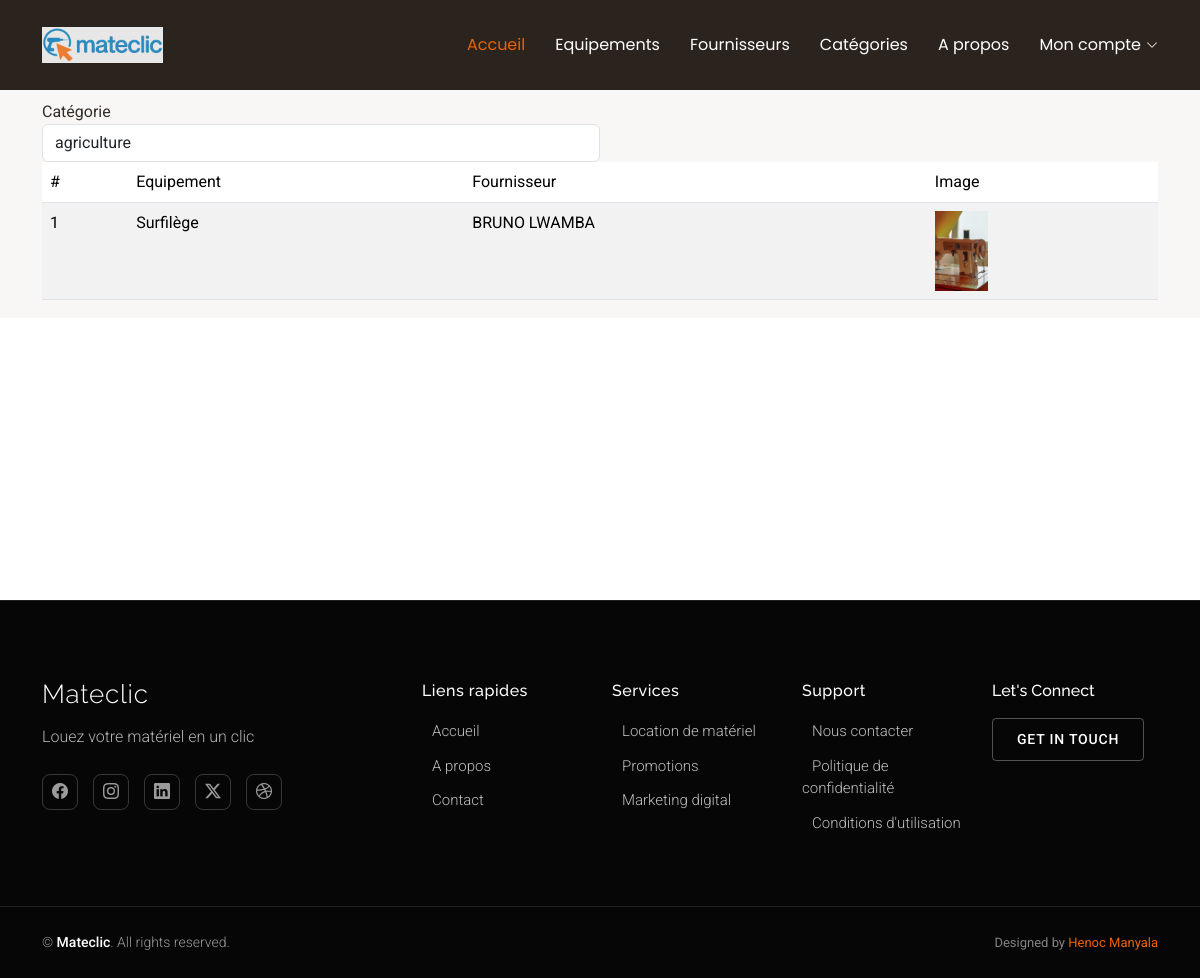
The app's page /adminmodule/categories/2/equipments/ (signed in) with its own data.
### public/models.py (models this page shows, shortened)
class Equipment(models.Model):
    class Frequencies(models.TextChoices):
        H = "hour"
        D = "day"
        M = "month"
    class Currencies(models.TextChoices):
        USD = "Dollar"
        CDF = "Franc Congolais"
    name = models.fields.CharField(max_length=None)
    description = models.fields.CharField(max_length=None,null=True)
    location = models.fields.CharField(max_length=None,null=True)
    category = models.ForeignKey(Category,null=True,on_delete=models.SET_NULL)
    owner = models.ForeignKey(CustomUser,null=True,on_delete=models.CASCADE)
    pricingFrequency = models.fields.CharField(choices=Frequencies.choices)
    price = models.fields.DecimalField(null=True,max_digits=100,decimal_places=2)
    currency = models.fields.CharField(choices=Currencies.choices)
    image = models.FileField(upload_to='equipments/',null=True)
    createdAt = models.DateTimeField(auto_now=True)

class CustomUser(AbstractBaseUser, PermissionsMixin):
    class Roles(models.TextChoices):
        Fournisseur = "provider"
        Client = "customer"
    email = models.EmailField(unique=True)
    first_name = models.CharField(max_length=30, blank=True)
    last_name = models.CharField(max_length=30, blank=True)
    is_active = models.BooleanField(default=True)
    is_staff = models.BooleanField(default=False)
    role = models.fields.CharField(choices=Roles.choices,null=True)
    companyName = models.fields.CharField(max_length=100,null=True)
    summary = models.fields.CharField(max_length=100,null=True)
    logo = models.FileField(upload_to='providers/',null=True)
    email = models.fields.CharField(max_length=100,unique=True)
    password = models.fields.CharField(max_length=1000)
    countryCode = models.fields.IntegerField(default=243)
    phone = models.fields.CharField(max_length=20,null=True)
    confirmationCode = models.fields.IntegerField(null=True)
    confirmed = models.fields.BooleanField(default=False)
    createdAt = models.DateTimeField(auto_now=True)
    confirmedAt = models.DateTimeField(null=True)
    objects = CustomUserManager()
    USERNAME_FIELD = 'email'
    REQUIRED_FIELDS = [] # No username required if email is the USERNAME_FIELD

### adminmodule/decorators.py (the view)
    def wrapper_func(request,*args,**kwargs):
        if(not request.user.is_staff):
            return HttpResponse("you are not authorized to access this page")
        return  view_func(request,*args,**kwargs)

### adminmodule/views.py (called while the page is built)
@admin_only
def admin_category_equipments(request,category_id):
    categoriesList = Category.objects.all().order_by('name')
    if(not category_id == "all"):
        try:
            category = Category.objects.get(id=category_id)
            equipmentsList = Equipment.objects.filter(category=category)
        except Exception as e:
            print('Il y a une exception')
    else:
        equipmentsList = Equipment.objects.all().order_by('name')
    return render(request,'adminmodule/admin-category-equipments.html',{"categoriesList":categoriesList,"equipmentsList":equipmentsList,"categoryId":category_id})

### adminmodule/templates/adminmodule/admin-category-equipments.html (shortened to what this page needs)
{% extends 'adminmodule/base.html' %}
{% load static %}
    {% block content %}
   <section id="services" class="services section light-background">
      <div class="container" data-aos="fade-up" data-aos-delay="100">
        <form>
             <div class="col-md-6 form-group mt-3 mt-md-0">
                <label>Catégorie</label>
                    <select class="form-control" name="category" id="category"  required="" onchange="showEquipments({{category.id}})">
                      {% for category in categoriesList %}
                      <option value="{{category.id}}">
                        {{category.name}}
                      </option>
                      {% endfor %}
                    </select>
                  </div>
        </form>
      </div>
      <div class="container">
<table class="table table-striped">
            <thead>
                <tr>
                    <td>#</td><td>Equipement</td> <td>Fournisseur</td> <td>Image</td>
                </tr>
            </thead>
            <tbody>
                {% for equipment in equipmentsList %}
                <tr>
                    <td>{{forloop.counter}}</td><td>{{equipment.name}}</td> <td>{{equipment.owner.first_name}} {{equipment.owner.last_name}}</td> <td><img  style="height: 80px;" src="/media/{{ equipment.image }}"></td>
                </tr>
                {% endfor %}
            </tbody>
        </table>
      </div>
    </section>
    {% endblock %}

### records on screen
Equipment: name "Surfilège", owner.first_name "BRUNO", owner.last_name "LWAMBA", image (picture)

### other values on screen
form field category "agriculture"
